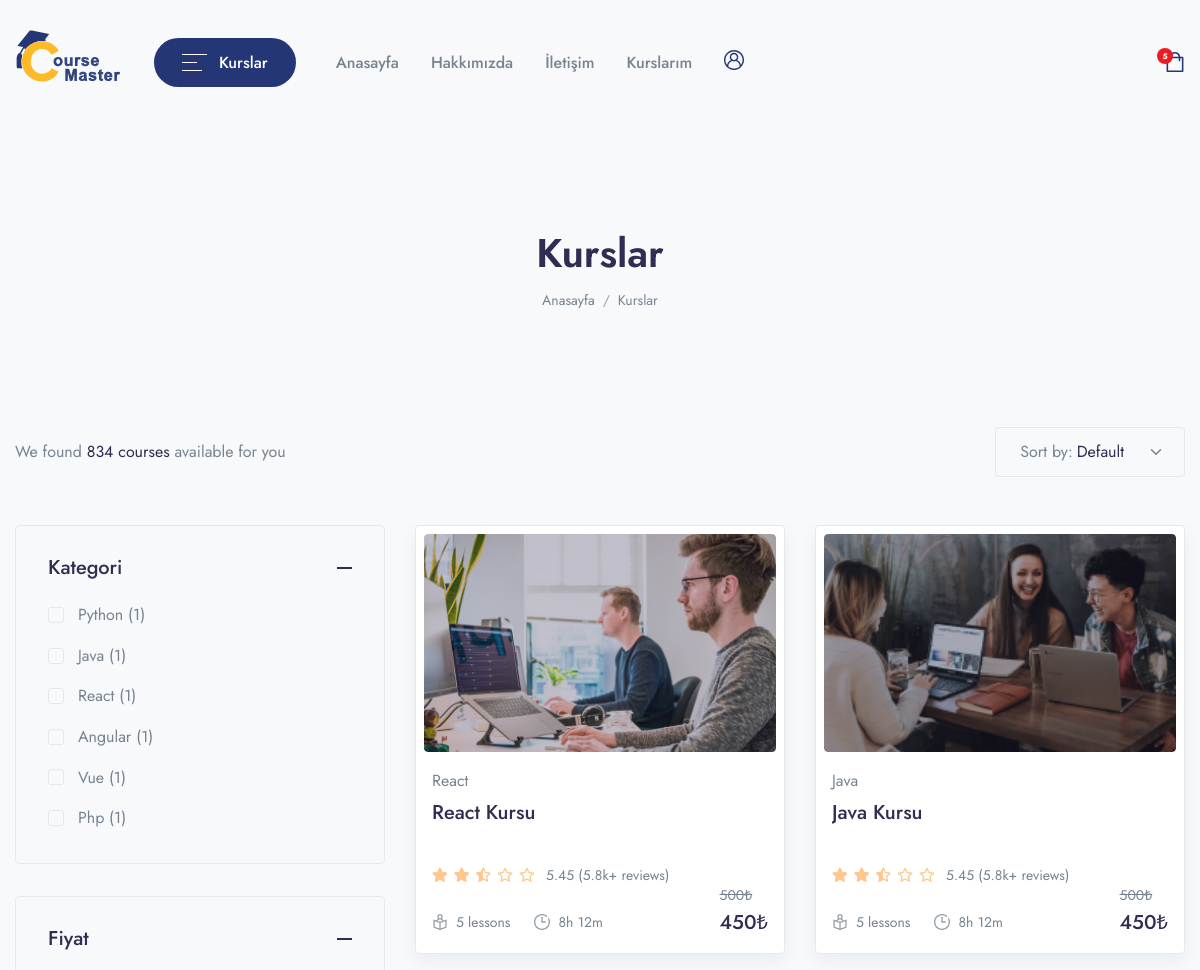
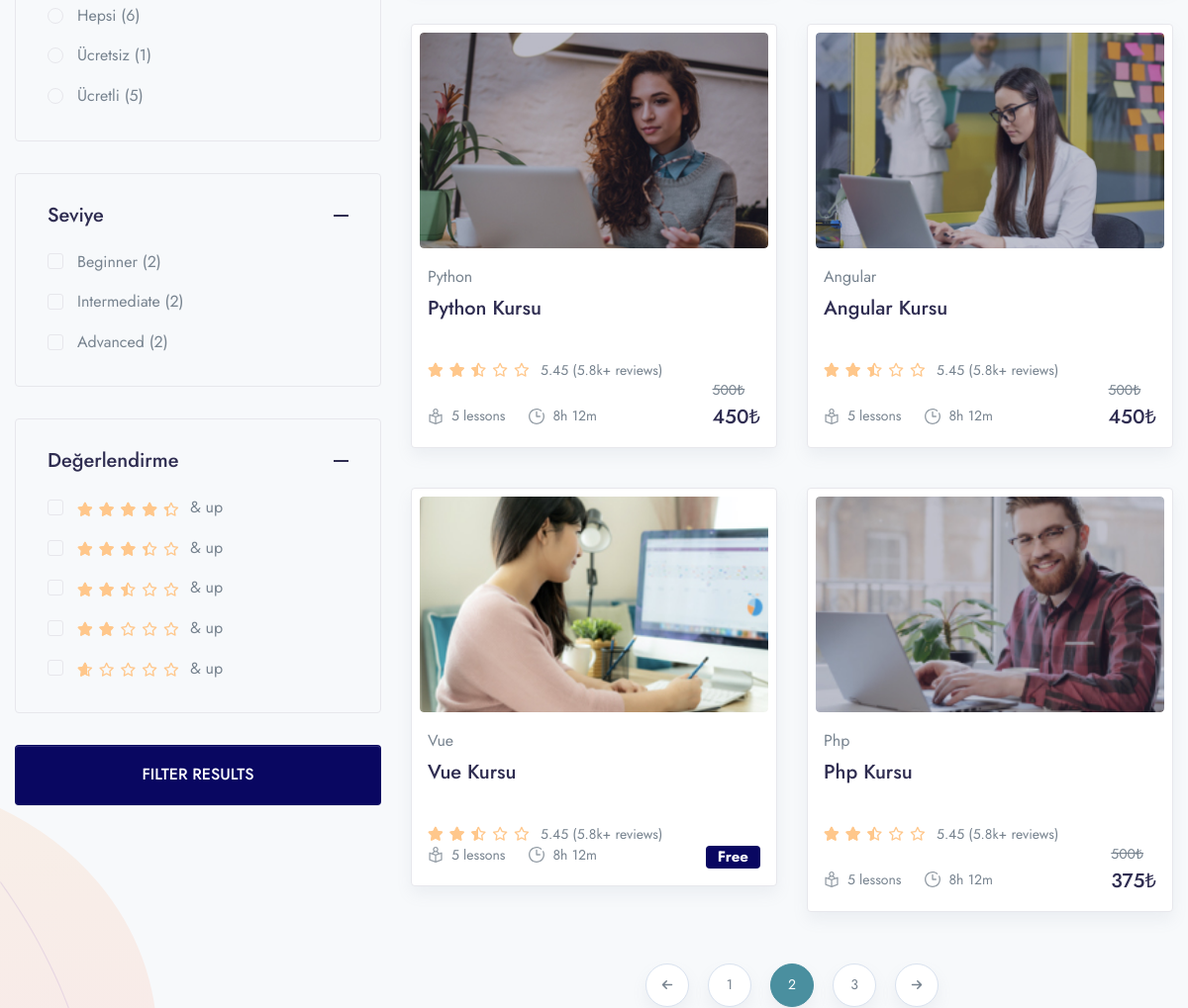
/courses (upper part), run on an earlier commit of the app's database (2 pictures, top to bottom).
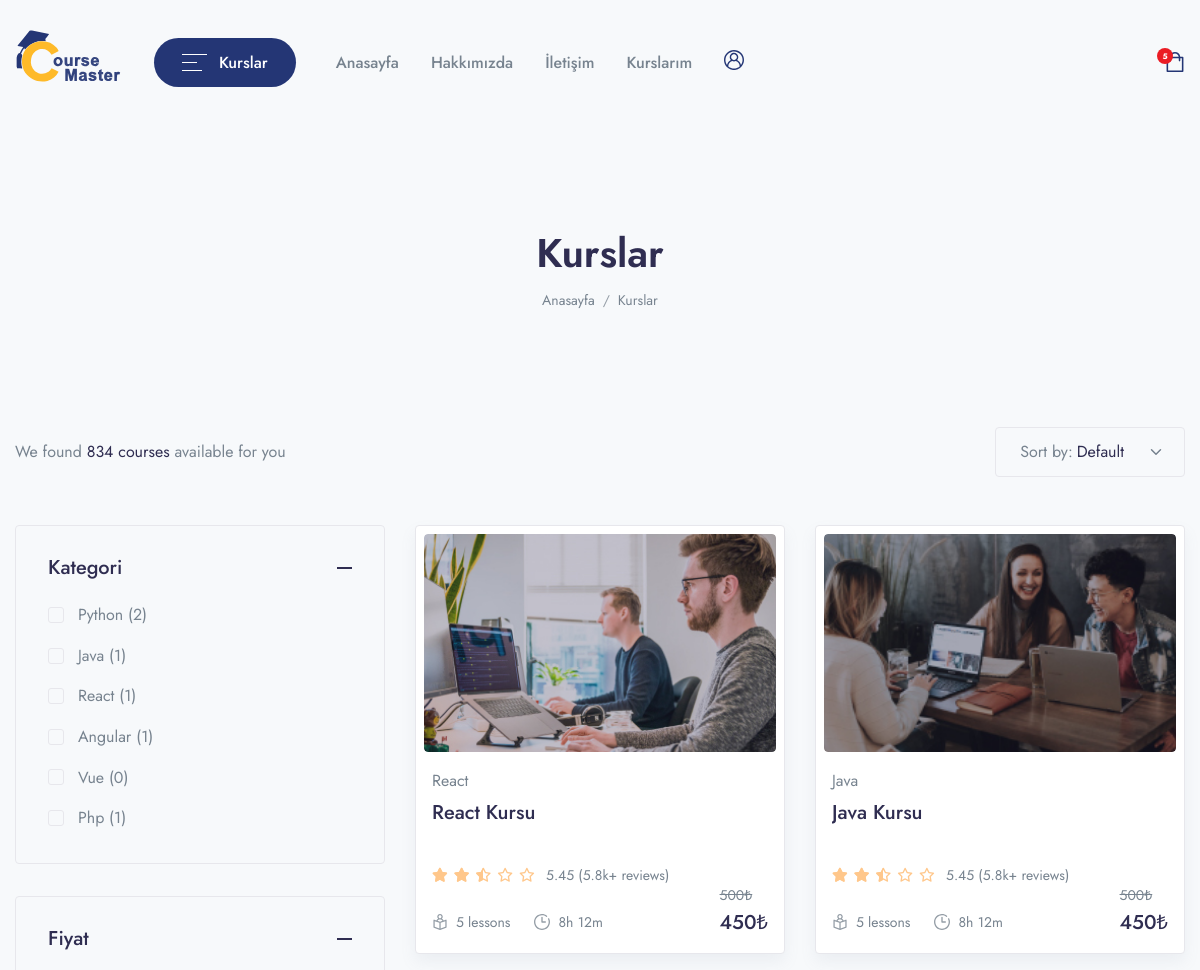
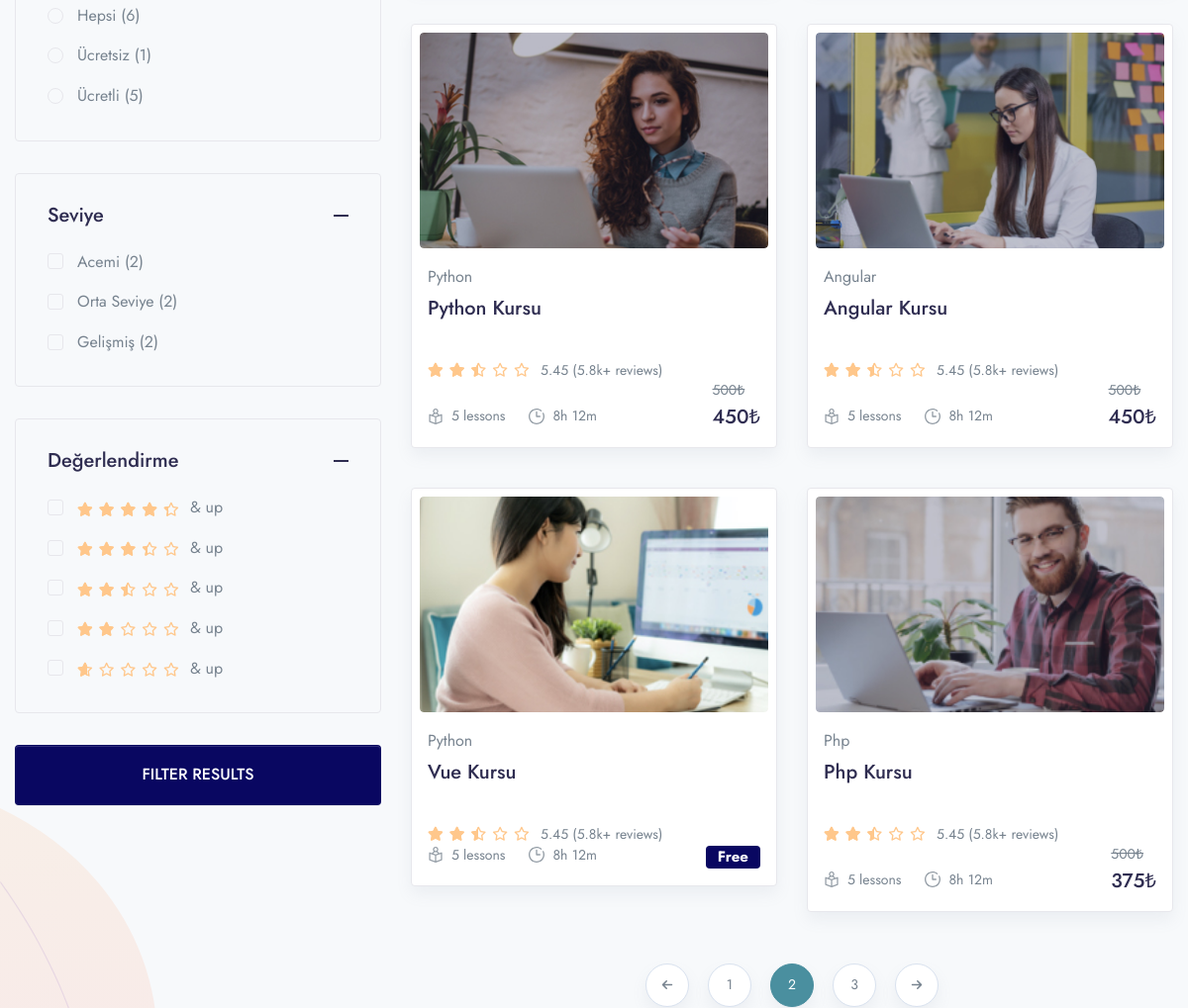
And on a later commit of the database (2 pictures, top to bottom).
### app/models.py (models this page shows, shortened)
class Categories(models.Model):
    icon = models.CharField(max_length=200,null=True)
    name = models.CharField(max_length=200)
    def __str__(self):
        return self.name
    def get_all_category(self):
        return Categories.objects.all().order_by("id")

class Level(models.Model):
    name=models.CharField(max_length=100)

class Course(models.Model):
    STATUS = (
        ('PUBLISH','PUBLISH'),
        ('DRAFT','DRAFT'),
    )
    featured_image = models.ImageField(upload_to="Media/featured_img",null=True)
    featured_video = models.CharField(max_length = 300, null=True)
    title = models.CharField(max_length=500)
    created_at = models.DateField(auto_now_add=True)
    author = models.ForeignKey(Author,on_delete=models.CASCADE,null=True)
    category =models.ForeignKey(Categories,on_delete=models.CASCADE)
    level=models.ForeignKey(Level,on_delete=models.CASCADE,null=True)
    description = models.TextField()
    price = models.IntegerField(null=True,default=0)
    discount = models.IntegerField(null=True)
    slug = models.SlugField(default='',max_length=500,null=True,blank=True)
    status=models.CharField(choices=STATUS,max_length=100,null=True)

### CourseMasterApp/views.py (the view)
# urls.py: path('courses',views.SINGLE_COURSE,name="single_course"),
def SINGLE_COURSE(request):
    category=Categories.get_all_category(Categories)
    level=Level.objects.all()
    course=Course.objects.all()
    FreeCourse_count=Course.objects.filter(price=0).count()
    PaidCourse_count=Course.objects.filter(price__gte=1).count()
    context={
        'category':category,
        'level':level,
        'course':course,
        'FreeCourse_count':FreeCourse_count,
        'PaidCourse_count':PaidCourse_count,
    }
    return render(request,'Main/single_course.html',context)

### app/templatetags/course_tags.py (called while the page is built)
@register.simple_tag
def discount_calculation(price,discount):
    if discount is None or discount is 0:
        return price
    sellprice = price
    sellprice = price - (price * discount/100)
    return math.floor(sellprice)

### templates/Main/single_course.html (shortened to what the changed rows need)
{% extends "base.html" %}
{% load static %}
{% block content %}
{% load course_tags %}
    <header class="py-8 py-md-11" style="background-image: none;">
        <div class="container text-center py-xl-2">
            <h1 class="display-4 fw-semi-bold mb-0">Kurslar</h1>
        </div>
    </header>
    <div class="container">
        <div class="row">
            <div class="col-xl-4 mb-5 mb-xl-0">
                <div class=" vertical-scroll" id="courseSidebar">
                    <div class="border rounded mb-6 @@widgetBG">
                        <div id="coursefiltercollapse1" class="collapse show mt-n2 px-6 pb-6" aria-labelledby="coursefilter1" data-parent="#courseSidebar">
                            <ul class="list-unstyled list-group list-checkbox">
                                {% for i in category %}
                                <li class="custom-control custom-checkbox">
                                    <label class="custom-control-label font-size-base" for="category-{{i.id}}">{{i.name}} ({{i.course_set.all.count}})</label>
                                </li>
                                {% endfor %}
                            </ul>
                        </div>
                    </div>
                    <div class="border rounded mb-6 @@widgetBG">
                        <div id="coursefiltercollapse4" class="collapse show mt-n2 px-6 pb-6" aria-labelledby="coursefilter4" data-parent="#courseSidebar">
                            <ul class="list-unstyled list-group list-checkbox">
                                {% for i in level %}
                                    <li class="custom-control custom-checkbox">
                                        <label class="custom-control-label font-size-base" for="level-{{i.id}}">{{i.name}} ({{i.course_set.all.count}})</label>
                                    </li>
                                {% endfor %}
                            </ul>
                        </div>
                    </div>
                </div>
            </div>
            <div class="col-xl-8">
                <div class="row row-cols-md-2 mb-3" id="filteredCourses">
                    {% for i in course %}
                    <div class="col-md pb-4 pb-md-7">
                        <div class="card border shadow p-2 lift sk-fade">
                            <div class="card-zoom position-relative">
                                <a href="course-single-v5.html" class="card-img sk-thumbnail d-block">
                                    <img class="rounded shadow-light-lg" src="{{i.featured_image}}" alt="...">
                                </a>
                            </div>
                            <div class="card-footer px-2 pb-2 mb-1 pt-4 position-relative">
                                <a href="course-single-v5.html"><span class="mb-1 d-inline-block text-gray-800">{{i.category}}</span></a>
                                <div class="position-relative">
                                    <a href="course-single-v5.html" class="d-block stretched-link"><h4 class="line-clamp-2 h-md-48 h-lg-58 me-md-6 me-lg-10 me-xl-4 mb-2">{{i.title}}</h4></a>
                                    <div class="d-lg-flex align-items-end flex-wrap mb-n1">
                                        <div class="star-rating mb-2 mb-lg-0 me-lg-3">
                                            <div class="rating" style="width:50%;"></div>
                                        </div>
                                        <div class="font-size-sm">
                                            <span>5.45 (5.8k+ reviews)</span>
                                        </div>
                                    </div>
                                    <div class="row mx-n2 align-items-end">
                                        <div class="col px-2">
                                            <ul class="nav mx-n3">
                                                <li class="nav-item px-3">
                                                    <div class="d-flex align-items-center">
                                                        <div class="me-2 d-flex icon-uxs text-secondary">
                                                        </div>
                                                        <div class="font-size-sm">5 lessons</div>
                                                    </div>
                                                </li>
                                                <li class="nav-item px-3">
                                                    <div class="d-flex align-items-center">
                                                        <div class="me-2 d-flex icon-uxs text-secondary">
                                                        </div>
                                                        <div class="font-size-sm">8h 12m</div>
                                                    </div>
                                                </li>
                                            </ul>
                                        </div>
                                        {% if i.price == 0 %}
                                        <div class="col-auto px-2 text-right">
                                            <ins class="h4 mb-0 d-block mb-lg-n1">
                                                <span class="badge badge-primary">Free</span>
                                            </ins>
                                        </div>
                                        {% else %}
                                        <div class="col-auto px-2 text-right">
                                            <del class="font-size-sm">{{i.price}}₺</del>
                                            <ins class="h4 mb-0 d-block mb-lg-n1">{% discount_calculation i.price i.discount %}₺</ins>
                                        </div>
                                        {% endif %}
                                    </div>
                                </div>
                            </div>
                        </div>
                    </div>
                    {% endfor %}
                </div>
            </div>
        </div>
    </div>
{% endblock content %}

What changed in the data, as far as the page shows it:
computed for Categories "Python": course_set.all.count "1" → "2"
computed for Categories "Vue": course_set.all.count "1" → "0"
changed Level: name "Beginner" → "Acemi"
changed Level id 2: name "Intermediate" → "Orta Seviye"
changed Level: name "Advanced" → "Gelişmiş"
changed Course "Vue Kursu": category "Vue" → "Python"
